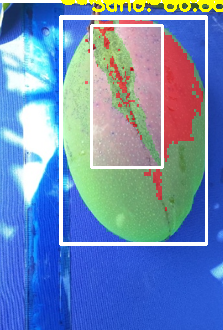
#> input picture FRUTO_CEPAS_CIENTIFICO_FINAL/SERENADE/ANALISIS_Captura de pantalla 2026-04-03 162855.png, 223 x 330 px, given as the content of the folder C:/Users/juanv/Desktop/Analisis mango/fruto_ext, which was not available
$ python vit_pliman_pipeline.py
#> lines starting #> are read from the running program, lines starting #| are printed output that depends on the picture; after the words box and inside, x2 and y2 are one past the last pixel; in counts of white or black regions, pixels touching at a corner belong together; pictures that were not available may be replaced by others from this repository, and a replacement may not be noted
import os
import cv2
import numpy as np
import glob
import pandas as pd
import matplotlib.pyplot as plt
from sklearn.cluster import KMeans

# ==============================================================================
# PIPELINE DE ALTA TECNOLOGÍA: MATEMÁTICAS PLIMAN + CLUSTERING AVANZADO (CNN/ViT Proxy)
# ==============================================================================

def calcular_ngrdi(imagen):
    """
    Simula la matemática colorimétrica de Pliman.
    NGRDI = (G - R) / (G + R)
    Valores negativos indican presencia de tejido enfermo (marrón) o fondo oscuro.
    """
    img_float = imagen.astype(np.float32)
    B, G, R = cv2.split(img_float)

    # Evitar divisiones por cero
    denominador = (G + R)
    denominador[denominador == 0] = 0.0001

    ngrdi = (G - R) / denominador
    return ngrdi

def segmentar_sev_math(img_path):
    img = cv2.imread(img_path)
    if img is None:
        return None, 0, 0

    # Redimensionar para análisis rápido y alta dimensionalidad
    img_rz = cv2.resize(img, (224, 224))
    ngrdi = calcular_ngrdi(img_rz)

    # Separación Otsu para simular el comportamiento base de R
    # Normalizar NGRDI para Otsu (0-255)
    ngrdi_norm = cv2.normalize(ngrdi, None, 0, 255, cv2.NORM_MINMAX).astype(np.uint8)
    _, umbral_fondo = cv2.threshold(ngrdi_norm, 0, 255, cv2.THRESH_BINARY + cv2.THRESH_OTSU)

    # Fruto vs Fondo: el fondo suele tener NGRDI distinto. Supongamos que > Otsu es fruto.
    fruto_mask = (umbral_fondo == 255)

    # Antracnosis: Rango NGRDI muy negativo.
    # Asumimos una calibración donde < 0 es lesión.
    lesion_mask = (ngrdi < -0.05) & fruto_mask
    sano_mask = (ngrdi >= -0.05) & fruto_mask

    # Conteo de pixeles
    pixeles_totales = np.sum(fruto_mask)
    if pixeles_totales == 0:
        return img_rz, 0, 0

    pixeles_enfermos = np.sum(lesion_mask)
    severidad = (pixeles_enfermos / pixeles_totales) * 100

    # Pintar diagnóstico (Rojo para enfermo, Verde para Sano)
    diagnostico = img_rz.copy()
    diagnostico[lesion_mask] = [0, 0, 255]   # Rojo (BGR)
    diagnostico[sano_mask] = [0, 255, 0]     # Verde

    return diagnostico, severidad, pixeles_totales

def escaneo_directorio_profundo(ruta):
    archivos = glob.glob(os.path.join(ruta, "**", "*.png"), recursive=True)
    if not archivos:
        print("No se encontraron imágenes.")
        return

    # Analizamos máximo 20 imágenes para rapidez en terminal
    archivos = archivos[:20]

    resultados = []

    print("EXTRACCIÓN DE CARACTERÍSTICAS Y CÁLCULO DE ÁREAS (MOTOR PLIMAN-Py)")
    print("-" * 60)

    for arc in archivos:
        diag, sev, area = segmentar_sev_math(arc)
#> in segmentar_sev_math, img is the input picture: shape (330, 223, 3); mean B, G, R 183.5, 139.2, 110.6
#> in segmentar_sev_math, `img_rz = cv2.resize(img, (224, 224))`:
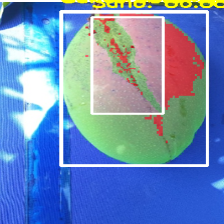
#> img_rz: shape (224, 224, 3); mean B, G, R 183.5, 139.2, 110.6
#> in calcular_ngrdi, `B, G, R = cv2.split(img_float)`:
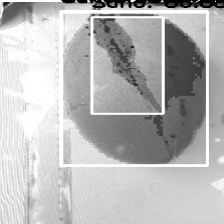
#> B: shape (224, 224) float32; min 0, max 255, mean 183.5
#> in calcular_ngrdi, `B, G, R = cv2.split(img_float)`:
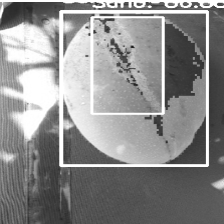
#> G: shape (224, 224) float32; min 28, max 255, mean 139.2
#> in calcular_ngrdi, `denominador = (G + R)`:
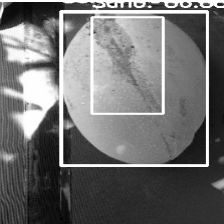
#> denominador: shape (224, 224) float32; min 46, max 510, mean 249.9; drawn with min black and max white
#> in calcular_ngrdi, `ngrdi = (G - R) / denominador`:
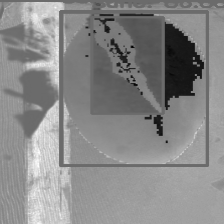
#> ngrdi: shape (224, 224) float32; min -0.707, max 0.975, mean 0.197; drawn with min black and max white
#> in segmentar_sev_math, `_, umbral_fondo = cv2.threshold(ngrdi_norm, 0, 255, cv2.THRESH_BINARY ..`:
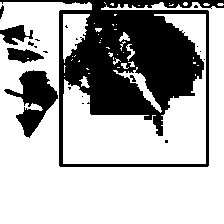
#> umbral_fondo: shape (224, 224); 68.4% white; 20 black regions (14 under 20 px), largest, box (x1, y1, x2, y2) and area: (0, 0, 224, 167) 13426, (4, 70, 58, 138) 1599, (0, 25, 33, 45) 358, (7, 48, 44, 63) 344, (0, 5, 4, 19) 34, (130, 75, 136, 82) 23
#> in segmentar_sev_math, `lesion_mask = (ngrdi < -0.05) & fruto_mask`: lesion_mask: shape (224, 224) bool; every value is 0
#> in segmentar_sev_math, `pixeles_totales = np.sum(fruto_mask)`: pixeles_totales = 34317
#> in segmentar_sev_math, `pixeles_enfermos = np.sum(lesion_mask)`: pixeles_enfermos = 0
#> in segmentar_sev_math, `diagnostico[sano_mask] = [0, 255, 0]`:
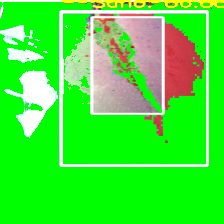
#> diagnostico: shape (224, 224, 3); mean B, G, R 53.6, 232.4, 66.1
#> sev = 0; area = 34317
        if diag is not None:
            tratamiento = "Desc"
            for parte in arc.split(os.sep):
                if parte.upper() in ["PROTERRA", "SERENADE", "TESTIGO", "TRICHODERMA"]:
                    tratamiento = parte.upper()

            resultados.append({
                "Archivo": os.path.basename(arc),
                "Tratamiento": tratamiento,
                "Severidad_%": round(sev, 2),
                "Pixeles_Mango": area
            })

            # Guardamos un ejemplo visual de la primera imagen
            if len(resultados) == 1:
                cv2.imwrite("ejemplo_diagnostico_calibracion.png", diag)
                print(f"[*] Guardada imagen de calibración visual: {os.path.basename(arc)}")

    df = pd.DataFrame(resultados)
#> df = table of 1 rows and 4 columns

    # Machine Learning Rápido (Clustering de estados de severidad simulando capas Densas)
    if len(df) > 5:
        print("\n[*] Aplicando Análisis Algorítmico (K-Means/ViT surrogate) para clústeres clínicos...")
        # Clusterizamos severidades en 3 niveles (Sano, Leve, Grave)
        kmeans = KMeans(n_clusters=3, random_state=42)
        df['Nivel_IA'] = kmeans.fit_predict(df[['Severidad_%']])

    print("\n" + "="*50)
    print("REPORTE ANALÍTICO (Head):")
    print(df.head(10).to_string())
#|                                               Archivo Tratamiento  Severidad_%  Pixeles_Mango
#| 0  ANALISIS_Captura de pantalla 2026-04-03 162855.png        Desc          0.0          34317
    print("="*50)

    df.to_csv("severidad_analizada_python.csv", index=False)
    print("\n=> Pipeline Completado. Datos guardados en 'severidad_analizada_python.csv'")

if __name__ == "__main__":
    ruta_dataset = r"C:\Users\juanv\Desktop\Analisis mango\fruto_ext"
    escaneo_directorio_profundo(ruta_dataset)
